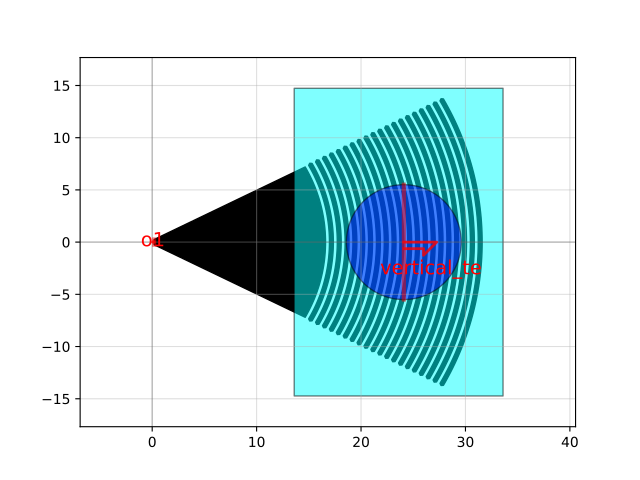

The script that drew this image:
import gdsfactory as gf

c = gf.components.grating_coupler_elliptical_uniform(n_periods=20, period=0.75, fill_factor=0.5)
c.plot()
